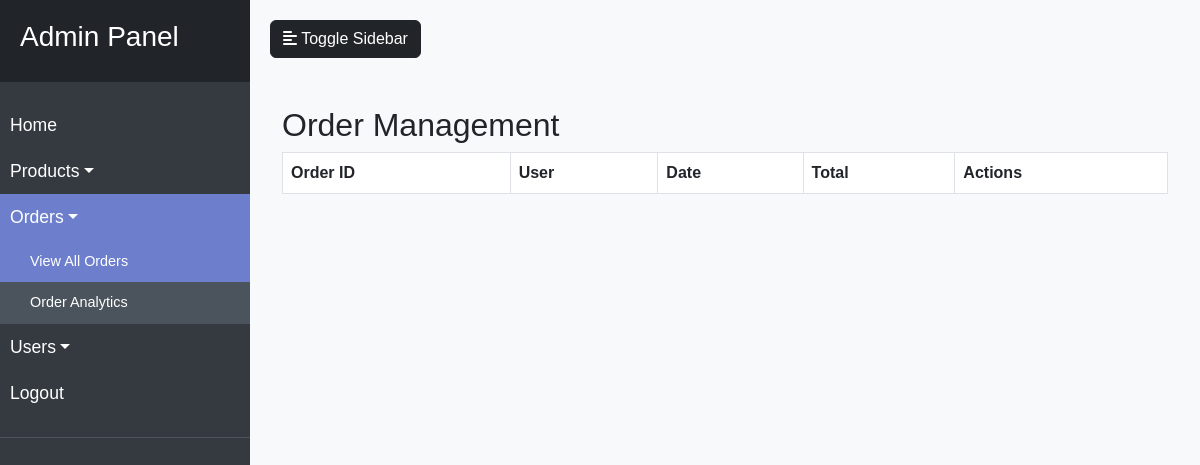
The page /orders.php (signed in) on the database as committed earlier.
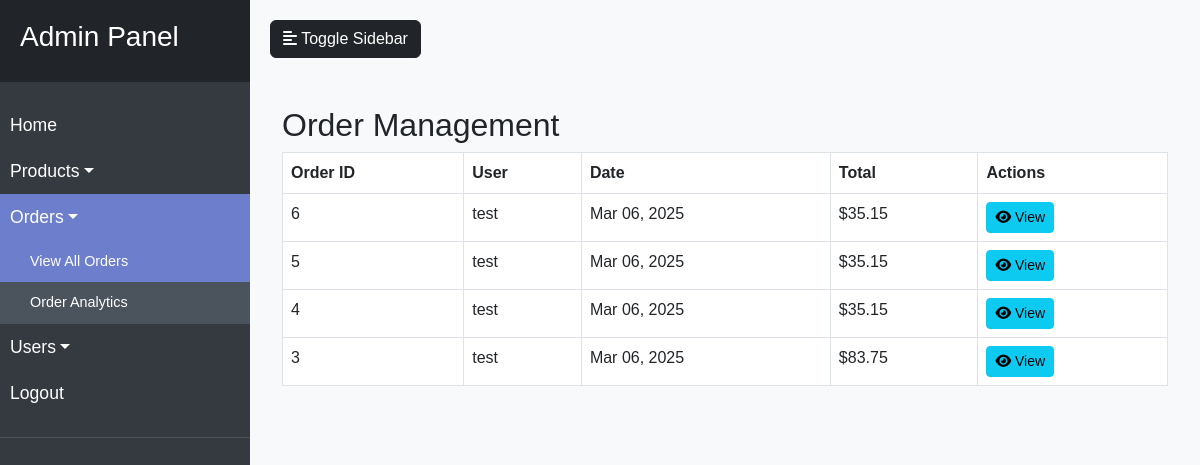
The same page on the database as committed later.
### tables this page shows
CREATE TABLE `orders` (
  `OrderID` int(11) NOT NULL,
  `UserID` int(11) DEFAULT NULL,
  `OrderDate` timestamp NOT NULL DEFAULT current_timestamp(),
  `TotalAmount` decimal(10,2) NOT NULL,
  `delivery_date` date DEFAULT NULL,
  `delivery_status` varchar(50) DEFAULT 'Pending',
  `shipping_address` varchar(255) NOT NULL,
  `payment_method` varchar(50) NOT NULL
);

CREATE TABLE `users` (
  `UserID` int(11) NOT NULL,
  `Username` varchar(50) NOT NULL,
  `Password` varchar(255) NOT NULL,
  `Email` varchar(100) NOT NULL,
  `PhoneNumber` varchar(20) DEFAULT NULL,
  `Role` enum('customer','admin') DEFAULT 'customer'
);

### orders.php (the view, shortened to what this page needs)
<?php
require_once "db_connection.php";
$order_query = "SELECT
                o.OrderID,
                u.username AS customer_name,
                o.OrderDate,
                o.TotalAmount,
                o.payment_method
               FROM orders o
               JOIN users u ON o.UserID = u.UserID
               ORDER BY o.OrderDate DESC";
$order_result = $conn->query($order_query);
?>
<!DOCTYPE html>
<html lang="en">
<head>
    <link rel="stylesheet" href="https://cdn.datatables.net/1.11.5/css/jquery.dataTables.min.css">
    <link href="https://cdn.jsdelivr.net/npm/bootstrap@5.3.0-alpha1/dist/css/bootstrap.min.css" rel="stylesheet">
    <link rel="stylesheet" href="https://cdnjs.cloudflare.com/ajax/libs/font-awesome/6.4.0/css/all.min.css">
</head>
<body>
    <div class="wrapper">
        <nav id="sidebar">
            <div class="sidebar-header">
                <h3>Admin Panel</h3>
            </div>
            <ul class="list-unstyled components">
                <li>
                    <a href="admin.php">Home</a>
                </li>
                <li>
                    <a href="#productSubmenu" data-bs-toggle="collapse" aria-expanded="false" class="dropdown-toggle">Products</a>
                </li>
                <li>
                    <a href="#orderSubmenu" data-bs-toggle="collapse" aria-expanded="true" class="dropdown-toggle">Orders</a>
                    <ul class="collapse show list-unstyled" id="orderSubmenu">
                        <li class="active">
                            <a href="orders.php">View All Orders</a>
                        </li>
                        <li>
                            <a href="order_details.php">Order Analytics</a>
                        </li>
                    </ul>
                </li>
                <li>
                    <a href="#userSubmenu" data-bs-toggle="collapse" aria-expanded="false" class="dropdown-toggle">Users</a>
                </li>
                <li>
                    <a href="logout.php">Logout</a>
                </li>
            </ul>
        </nav>
        <div id="content">
            <button type="button" id="sidebarCollapse" class="btn btn-dark">
                <i class="fas fa-align-left"></i>
                <span>Toggle Sidebar</span>
            </button>
            <div class="container mt-5">
                <h2>Order Management</h2>
                <table class="table table-bordered" id="orderTable">
                    <thead>
                        <tr>
                            <th>Order ID</th>
                            <th>User</th>
                            <th>Date</th>
                            <th>Total</th>
                            <th>Actions</th>
                        </tr>
                    </thead>
                    <tbody>
    <?php while ($order = $order_result->fetch_assoc()): ?>
        <tr>
            <td><?= $order['OrderID'] ?></td>
            <td><?= htmlspecialchars($order['customer_name']) ?></td>
            <td><?= date('M d, Y', strtotime($order['OrderDate'])) ?></td>
            <td>$<?= number_format($order['TotalAmount'], 2) ?></td>
            <td>
                <button class="btn btn-info btn-sm view-order"
                        data-id="<?= $order['OrderID'] ?>"
                        data-bs-toggle="modal"
                        data-bs-target="#orderDetailsModal">
                    <i class="fas fa-eye"></i> View
                </button>
            </td>
        </tr>
    <?php endwhile; ?>
</tbody>
                </table>
            </div>
        </div>
    </div>
</body>
</html>

Rows that differ between the two databases and show on the page:
added orders: OrderID "6", UserID.Username "test", OrderDate "Mar 06, 2025", TotalAmount "35.15"
added orders: OrderID "5", UserID.Username "test", OrderDate "Mar 06, 2025", TotalAmount "35.15"
added orders: OrderID "4", UserID.Username "test", OrderDate "Mar 06, 2025", TotalAmount "35.15"
added orders: OrderID "3", UserID.Username "test", OrderDate "Mar 06, 2025", TotalAmount "83.75"
